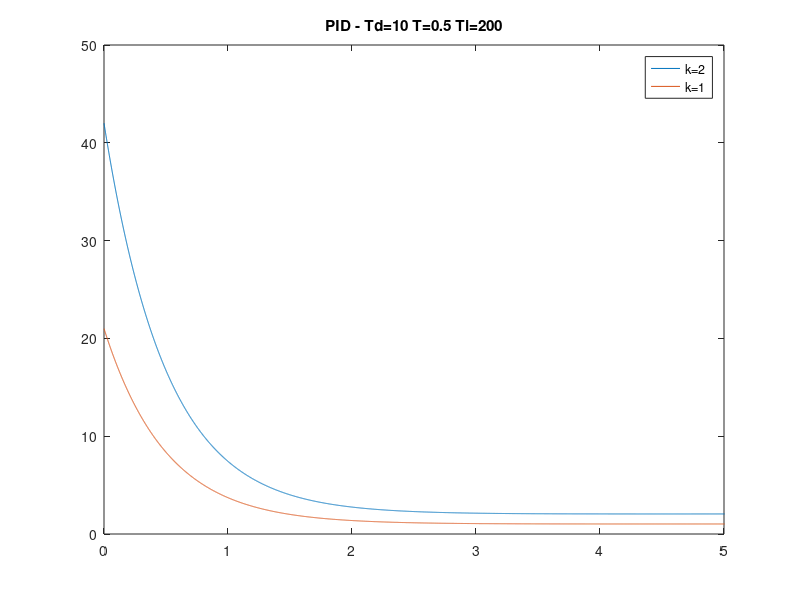
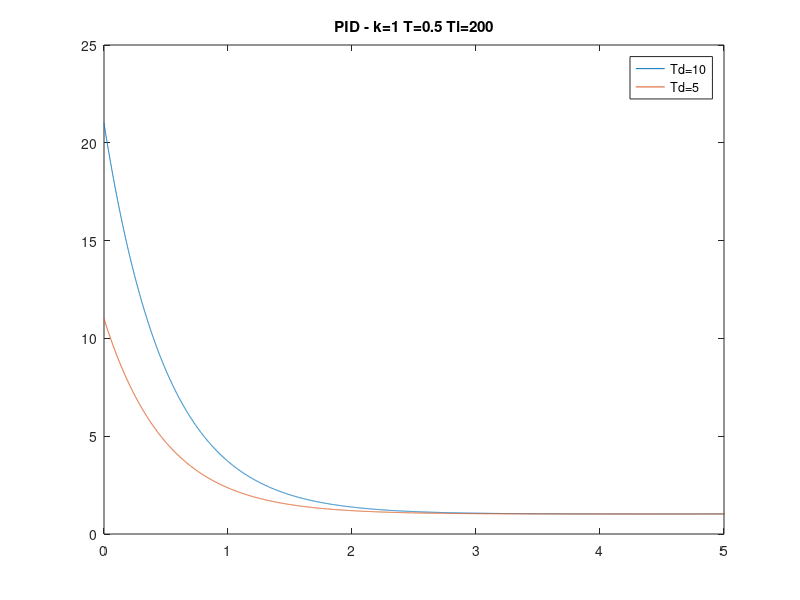
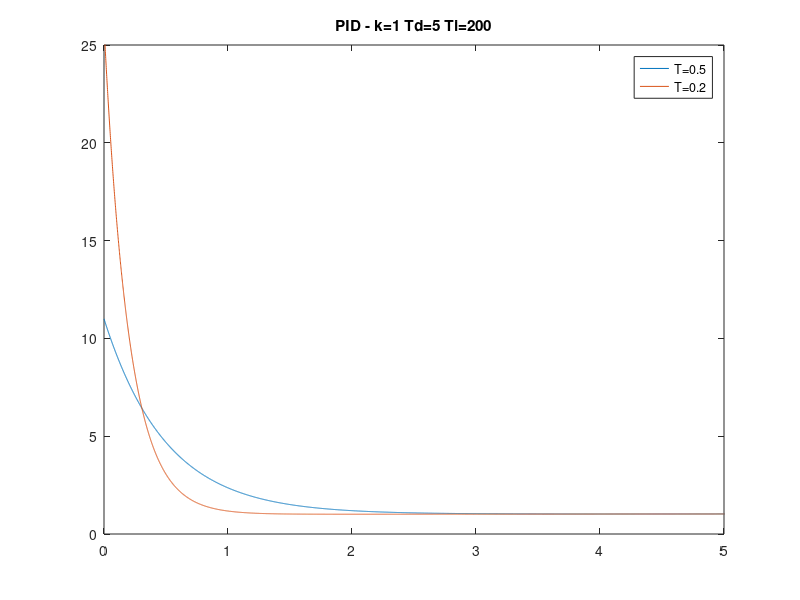
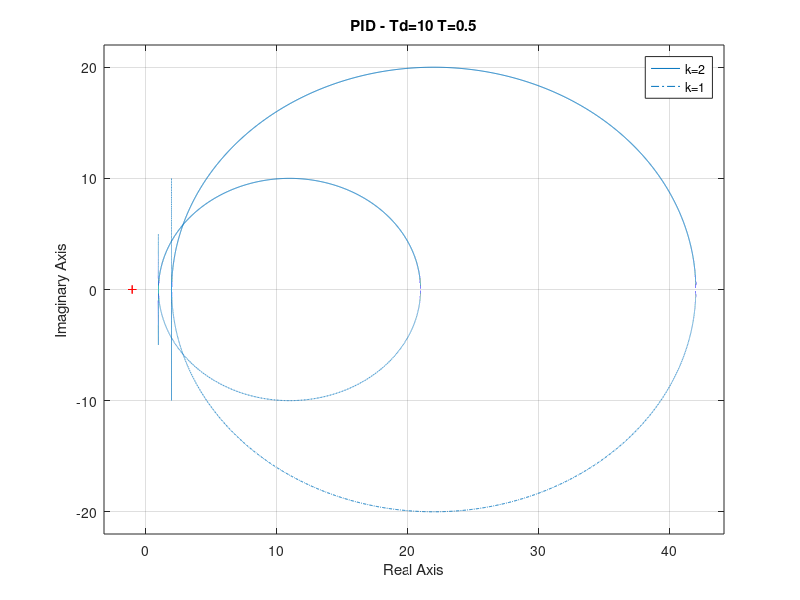

These figures' MATLAB source, in order:
close all
s=tf('s');
t=linspace(0,10,10000);

figure(1)
k=2;
Td=10;
Ti=200;
T=0.5;
PID=k*(1+1/(Ti*s)+(Td*s)/(T*s+1))

y = step(PID,t);
plot(t,y);
axis([0 5 0 50]);
hold on;

k=1;
Td=10;
Ti=200;
T=0.5;
PID=k*(1+1/(Ti*s)+(Td*s)/(T*s+1));
y = step(PID,t);
plot(t,y);

title('PID - Td=10 T=0.5 Ti=200');
legend('k=2','k=1');

hold off;


figure(2);

k=1;
Td=10;
Ti=200;
T=0.5;
PID=k*(1+1/(Ti*s)+(Td*s)/(T*s+1))

y = step(PID,t);
plot(t,y);
axis([0 5 0 25]);
hold on;

k=1;
Td=5;
Ti=200;
T=0.5;
PID=k*(1+1/(Ti*s)+(Td*s)/(T*s+1));
y = step(PID,t);
plot(t,y);

title('PID - k=1 T=0.5 Ti=200');
legend('Td=10','Td=5');

hold off;

figure(3);

k=1;
Td=5;
Ti=200;
T=0.5;
PID=k*(1+1/(Ti*s)+(Td*s)/(T*s+1))

y = step(PID,t);
plot(t,y);
axis([0 5 0 25]);
hold on;

k=1;
Td=5;
Ti=200;
T=0.2;
PID=k*(1+1/(Ti*s)+(Td*s)/(T*s+1));
y = step(PID,t);
plot(t,y);

title('PID - k=1 Td=5 Ti=200');
legend('T=0.5','T=0.2');

hold off;


%%%%%%%%%%%%nesquik

figure(4)
k=2;
Td=10;
Ti=200;
T=0.5;
t=logspace(-3,4,10000);

k=2;
Td=10;
Ti=200;
T=0.5;
PID=k*(1+1/(Ti*s)+(Td*s)/(T*s+1))

nyquist(PID,t);
hold on;

k=1;
Td=10;
Ti=200;
T=0.5;
PID=k*(1+1/(Ti*s)+(Td*s)/(T*s+1));

nyquist(PID,t);

title('PID - Td=10 T=0.5');
legend('k=2','k=1');

hold off;


figure(5);

k=1;
Td=10;
Ti=200;
T=0.5;
PID=k*(1+1/(Ti*s)+(Td*s)/(T*s+1))

nyquist(PID,t);
hold on;

k=1;
Td=5;
Ti=200;
T=0.5;
PID=k*(1+1/(Ti*s)+(Td*s)/(T*s+1));

nyquist(PID,t);

title('PID - k=1 T=0.5');
legend('Td=10','Td=5');

hold off;

figure(6);

k=1;
Td=5;
Ti=200;
T=0.5;
PID=k*(1+1/(Ti*s)+(Td*s)/(T*s+1))


nyquist(PID,t);

hold on;

k=1;
Td=5;
Ti=200;
T=0.2;
PID=k*(1+1/(Ti*s)+(Td*s)/(T*s+1));

nyquist(PID,t);

title('PID - k=1 Td=5');
legend('T=0.5','T=0.2');

hold off;

%%%%%%%%%%%%bode
figure(7)
k=2;
Td=10;
Ti=200;
T=0.5;
t=logspace(-3,3,10000);

k=2;
Td=10;
T=0.5;
PID=k*(1+1/(Ti*s)+(Td*s)/(T*s+1))

bode(PID,t);
hold on;

k=1;
Td=10;
Ti=200;
T=0.5;
PID=k*(1+1/(Ti*s)+(Td*s)/(T*s+1));

bode(PID,t);

title('PID - Td=10 T=0.5');
legend('k=2','k=1');

hold off;


figure(8);

k=1;
Td=10;
Ti=200;
T=0.5;
PID=k*(1+1/(Ti*s)+(Td*s)/(T*s+1))

bode(PID,t);
hold on;

k=1;
Td=5;
Ti=200;
T=0.5;
PID=k*(1+1/(Ti*s)+(Td*s)/(T*s+1));

bode(PID,t);

title('PID - k=1 T=0.5');
legend('Td=10','Td=5');

hold off;

figure(9);

k=1;
Td=5;
Ti=200;
T=0.5;
PID=k*(1+1/(Ti*s)+(Td*s)/(T*s+1))


bode(PID,t);

hold on;

k=1;
Td=5;
Ti=200;
T=0.2;
PID=k*(1+1/(Ti*s)+(Td*s)/(T*s+1));

bode(PID,t);

title('PID - k=1 Td=5');
legend('T=0.5','T=0.2');

hold off;
